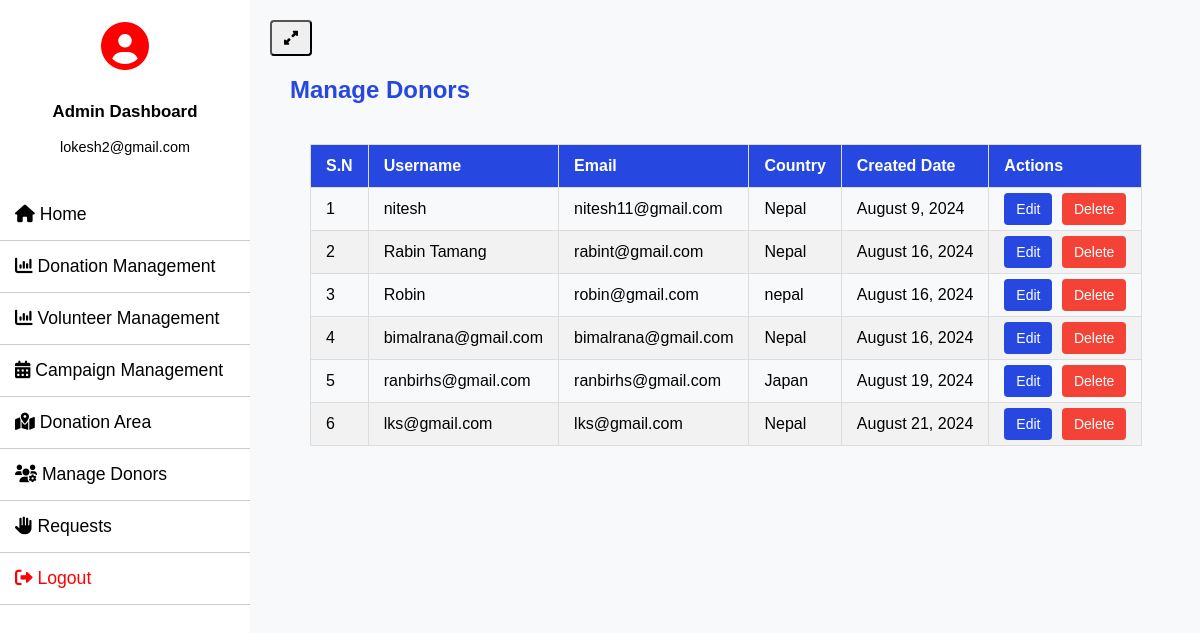
Page /manage_donors/ (signed in) on the committed database.
### donor_management/models.py (models this page shows, shortened)
class Donor(models.Model):
    user = models.ForeignKey(User, on_delete=models.CASCADE, null=True)
    phone_number = models.CharField(max_length=15, null=True)
    address = models.CharField(max_length=100, null=True)
    district = models.CharField(max_length=100, null=True)
    country = models.CharField(max_length=100, null=True)
    created_at = models.DateTimeField(auto_now_add=True)
    updated_at = models.DateTimeField(auto_now=True)

### Charity_Project/views.py (the view)
# urls.py: path('manage_donors/', manage_donors, name='manage_donors'),
@login_required
def manage_donors(request):
    if not request.user.is_authenticated:
        return redirect('admin_login')
    donors = Donor.objects.all()
    return render(request, 'manage_donors.html',  locals())

### Charity_Project/templates/manage_donors.html (shortened to what this page needs)
{% extends 'admin_base.html' %}
{% block content %}
<div class="navbar">
    <h2>Manage Donors</h2>
</div>
<main>
    {% if donors %}
        <table class="table" id="example">
            <thead>
                <tr>
                    <th>S.N</th>
                    <th>Username</th>
                    <th>Email</th>
                    <th>Country</th>
                    <th>Created Date</th>
                    <th>Actions</th>
                </tr>
            </thead>
            <tbody>
                {% for donor in donors %}
                <tr>
                    <td>{{ forloop.counter }}</td>
                <td>{{ donor.user.username }}</td>
                    <td>{{ donor.user.email }}</td>
                    <td>{{ donor.country }}</td>
                    <td>{{ donor.created_at|date:"F j, Y" }}</td>
                    <td>
                        <a href="{% url 'view_donors_details' donor.id %}" class="btn btn-edit">Edit</a>
                        <form action="" method="POST" style="display:inline;">
                            <a href="{% url 'delete_donors' donor.id %}" class="btn btn-delete" onclick="return confirm('Are you sure you want to delete this area?');">Delete</a>
                        </form>
                    </td>
                </tr>
                {% endfor %}
            </tbody>
        </table>
    {% else %}
        <div class="alert">
            No donors found.
        </div>
    {% endif %}
</main>
{% endblock %}

### Charity_Project/templates/admin_base.html (shortened to what this page needs)
<!DOCTYPE html>
<html lang="en">
<head>
    <link rel="stylesheet" href="https://cdnjs.cloudflare.com/ajax/libs/font-awesome/6.0.0-beta3/css/all.min.css">
</head>
<body>
    <div class="wrapper">
        <nav id="sidebar">
            <div class="sidebar-header">
                <div class="user-icon">
                    <i class="fas fa-user-circle" style="color: red;"></i>
                </div>
                <div class="user-info">
                    <h3>Admin Dashboard</h3>
                    <p>{{ request.user.email }}</p>
                </div>
            </div>
            <ul class="list-unstyled components">
                <li><a href="{% url 'admin_home' %}"> <i class="fa-solid fa-home"></i> Home</a></li>
                <li class="dropdown">
                    <a href="#" class="dropdown-toggle"><i class="fa-solid fa-chart-column"></i> Donation Management</a>
                </li>
                <li class="dropdown">
                    <a href="#" class="dropdown-toggle"><i class="fa-solid fa-chart-column"></i> Volunteer Management</a>
                </li>
                <li class="dropdown">
                    <a href="#" class="dropdown-toggle"><i class="fa-solid fa-calendar-days"></i> Campaign Management</a>
                </li>
                <li class="dropdown">
                    <a href="#" class="dropdown-toggle"><i class="fa-solid fa-map-location-dot"></i> Donation Area</a>
                </li>
                <li><a href="{% url 'manage_donors' %}"> <i class="fa-solid fa-users-gear"></i> Manage Donors</a></li>
                <li class="dropdown">
                    <a href="#" class="dropdown-toggle"><i class="fa-solid fa-hand"></i> Requests</a>
                </li>
                <li><a href="{% url 'logout' %}" style="color: red;"><i class="fa-solid fa-right-from-bracket" style="color: red;"></i> Logout</a></li>
            </ul>
        </nav>
        <div id="content">
            <nav class="navbar navbar-expand-lg navbar-light bg-light">
                <div class="container-fluid">
                    <button type="button" id="sidebarCollapse" class="btn btn-info" style="color:black">
                        <i class="fa-solid fa-up-right-and-down-left-from-center"></i>
                    </button>
                </div>
            </nav>
            <main>
                {% block content %}{% endblock %}
            </main>
        </div>
    </div>
    <link rel="stylesheet" href="https://cdn.datatables.net/2.1.3/css/dataTables.dataTables.css">
    <link rel="stylesheet" href="https://cdn.datatables.net/buttons/3.1.1/css/buttons.dataTables.css">
</body>
</html>

### Charity_Project/templates/manage_donors.html (style rules this page uses)
.navbar h2 { color: #2648e1; font-size: 24px; margin: 0; }
main { padding: 20px; background: transparent; min-height: calc(100vh - 56px); overflow-x: auto; }
.table { width: 100%; border-collapse: collapse; margin-top: 20px; }
.table th, .table td { padding: 12px 15px; border: 1px solid #ddd; text-align: left; font-size: 16px; white-space: nowrap; }
.table th { background-color: #2648e1; color: #fff; }
.table tbody tr:nth-child(even) { background-color: #f2f2f2; }
.btn { padding: 8px 12px; border-radius: 4px; color: white; text-decoration: none; font-size: 14px; transition: background-color 0.3s ease; }
.btn-edit { background-color: #2648e1; margin-right: 5px; }
.btn-delete { background-color: #f44336; }

### Charity_Project/templates/admin_base.html (style rules this page uses)
body { font-family: 'Arial', sans-serif; background-color: #f8f9fa; margin: 0; padding: 0; overflow-x: hidden; }
.wrapper { display: flex; width: 100%; transition: margin-left 0.3s; }
#sidebar { min-width: 250px; max-width: 250px; background: #ffffff; color: #000000; transition: all 0.3s; position: fixed; height: 100%; overflow: auto; z-index: 1000; }
#sidebar .sidebar-header { padding: 20px; background: #ffffff; display: flex; align-items: center; justify-content: center; flex-direction: column; text-align: center; }
#sidebar .sidebar-header .user-icon { font-size: 3em; margin-bottom: 10px; color: #000000; }
#sidebar .sidebar-header .user-info { color: #000000; font-size: 0.9em; }
#sidebar ul.components { padding: 0; list-style: none; margin: 0; }
#sidebar ul li { border-bottom: 1px solid #cccccc; position: relative; }
#sidebar ul li a { padding: 15px; display: block; color: #000000; text-decoration: none; font-size: 1.1em; transition: background 0.3s; }
#content { width: 100%; padding: 20px; min-height: 100vh; transition: all 0.3s; margin-left: 250px; }

### rows in the picture
Donor: user.username "nitesh", user.email "nitesh11@gmail.com", country "Nepal", created_at "August 9, 2024"
Donor: user.username "Rabin Tamang", user.email "rabint@gmail.com", country "Nepal", created_at "August 16, 2024"
Donor: user.username "Robin", user.email "robin@gmail.com", country "nepal", created_at "August 16, 2024"
Donor: user.username "bimalrana@gmail.com", user.email "bimalrana@gmail.com", country "Nepal", created_at "August 16, 2024"
Donor: user.username "ranbirhs@gmail.com", user.email "ranbirhs@gmail.com", country "Japan", created_at "August 19, 2024"
Donor: user.username "lks@gmail.com", user.email "lks@gmail.com", country "Nepal", created_at "August 21, 2024"

### other values in the picture
{{ request.user.email }} "lokesh2@gmail.com"
